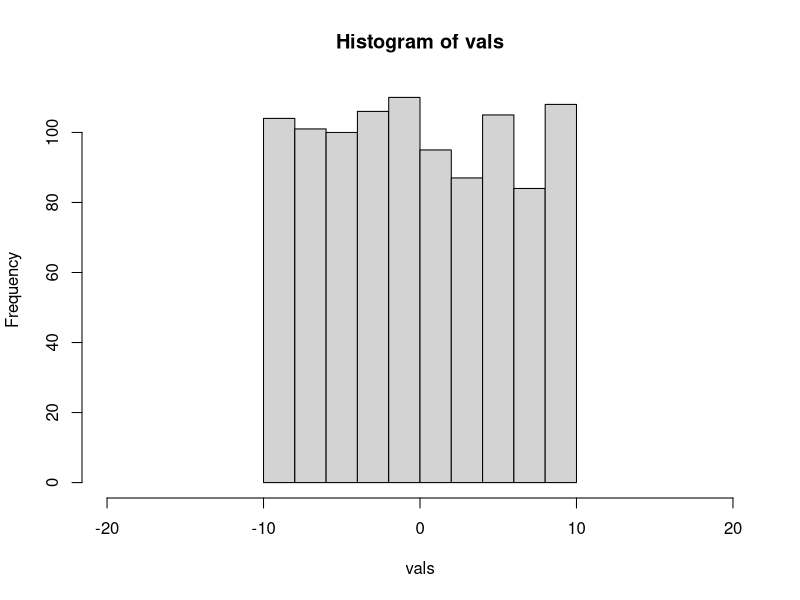
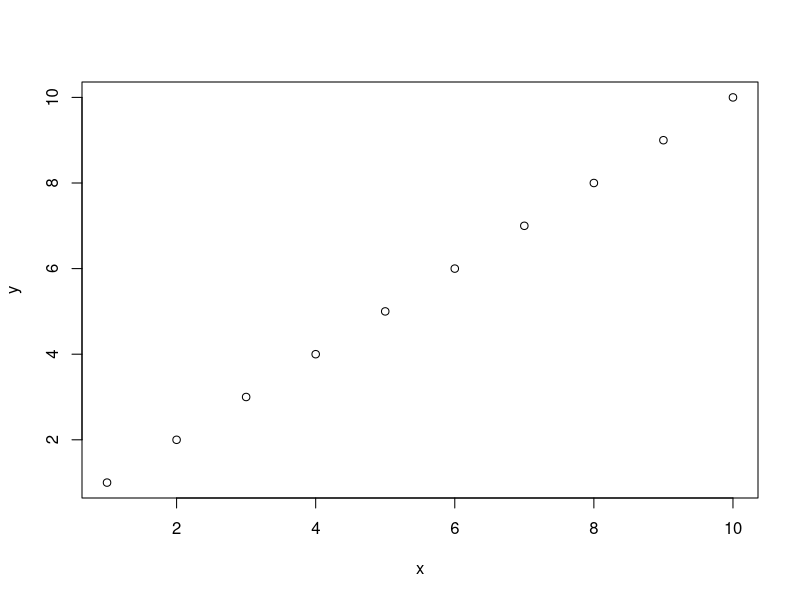
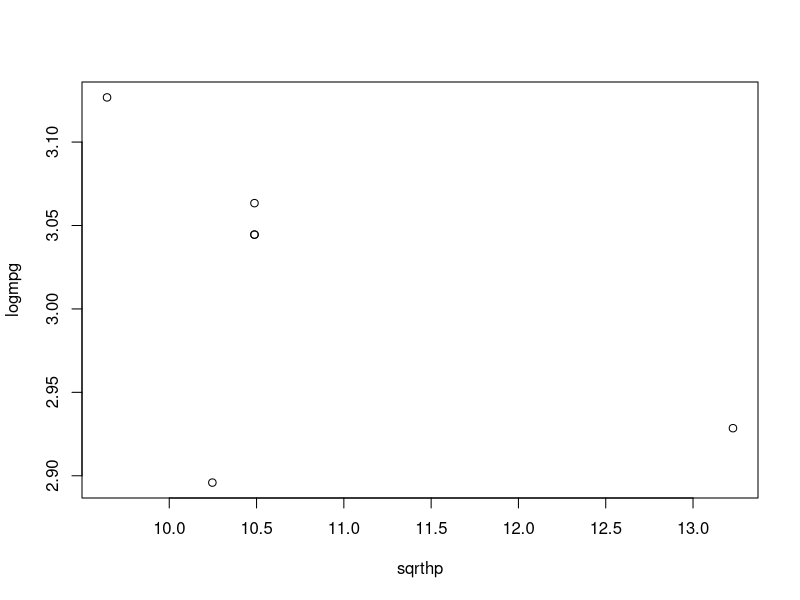
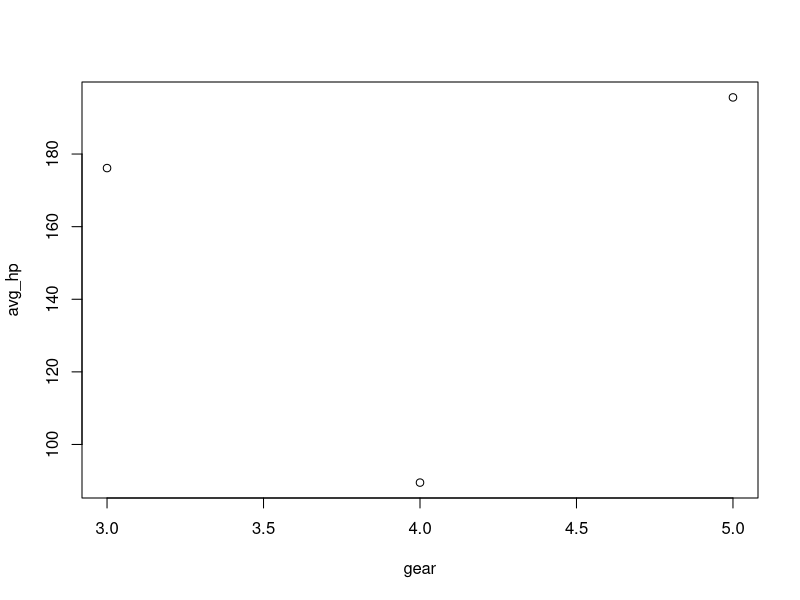
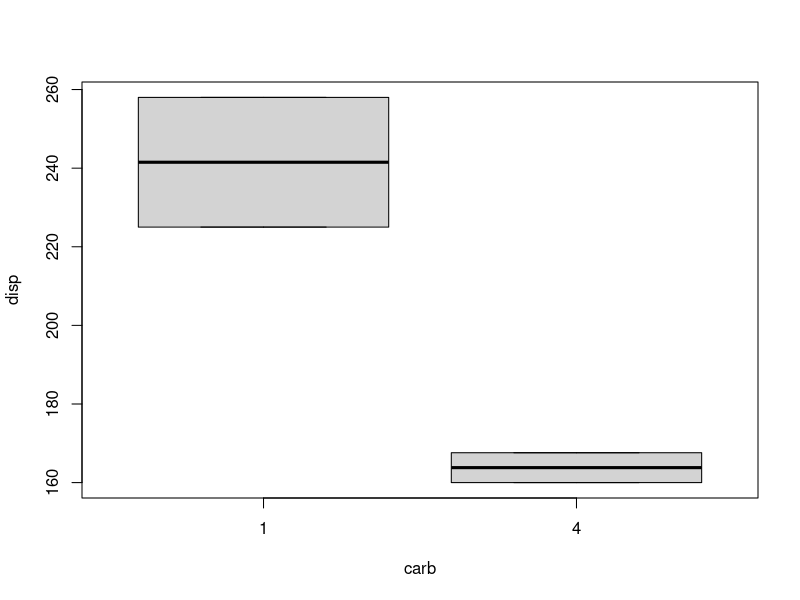

Reproduce these figures in R, in order.
#'---------HEADER---------
#'@title Simulation, Dplyr, and All that
#'@author Nina McDonnell
#'@Date 9/18/20
#'
#'---------PIPES---------------
#pipies

vec<-1:10

#we want log of sqrt of length.  We could do this with many cluttery objects:
len <- length(vec)
sq <- sqrt(len)
log(sq)

#Or ugly nested functions:
log(sqrt(length(vec)))

#neater, but still a hot mess:

log(
  sqrt(
    length(vec)
  )
)

#what if we could do something with plain language? PIPIES! 
#You will need to load library "magrittr" for pipies

library(magrittr)

#pipe for summation. Says "i want to pass 1:10 through function sum()
1:10 %>% sum()

#pipe shorthand is cmd+shift+m on mac
#we want vec of 1:10:
1:10 %>%
  #take its length,
  length() %>%
  #take sqrt length,
  sqrt()  %>%
  #take the log
  log()

#Let’s try a few exercises with pipes.
#1. Use pipes to sum the log of 100:200.
#2. Use pipes to take the square root of the mean of 100 random uniform numbers.
#3. Let’s dive into the guts of R. Using the mtcars data frame, get it’s summary and str that summary. What do you get back?

100:200 %>%
  log()%>%
  sum()

runif(100)%>%
  mean()%>%
  sqrt()

data(mtcars)%>%
  summary(mtcars)%>%
  str(mtcars)

#----------------BASE PLOT-----------
vals <- runif(n=1000, min=-10, max=10)

#histogram
hist(vals, xlim= c(-20, 20))

#scatter plot
my_df <- data.frame(x=1:10, y=1:10)
plot(y~x, data=my_df)

#--------DPLYR---------------
#used for data manipulation and aggregation

library(dplyr)

#mutate- we add a new column to the data!
mtcars2 <- mutate(mtcars, logmpg = log(mpg))
head(mtcars2)

#incorporate pipes!
mtcars2 <- mtcars %>%
  mutate(mtcars, logmpg = log(mpg),
         sqrt_cyl = sqrt(cyl))
head(mtcars2)

#group_by
# I want to add a column that has the average
# mpg for each # of grears...

mtcars_group <- mtcars %>%
  group_by(gear)%>%
  mutate(avg_mpg=mean(mpg))

#^ made a tibble instead of plain data frame- can include additional properties, such as groups!

#to remove groups:
#ALWAYS UNGROUP AFTER YOU MUTATE!!
mtcars_group <- mtcars %>%
  group_by(gear)%>%
  mutate(avg_mpg=mean(mpg))%>%
  ungroup()

View(mtcars_group)

#summarize
#we want to create a defived data set
#lets say we want the avg and sd of mpg by gear and ONLY THAT

mtcars_summary <- mtcars %>%
  group_by(gear)%>%
  summarize(avg_mpg=mean(mpg),
            sd_mpg= sd(mpg))
mtcars_summary
#output is 3x3 table. Summarize ungrouped for us (see console message), but to be safe you could still manually ungroup.

#filter
#remove all data where #cylinders=4
unique(mtcars$cyl) #we start with values of cyl=4

#apply filter...
mtcars_filter <- mtcars %>% 
  filter(cyl !=4) #this is a boolean, so == for true, not just =

unique(mtcars_filter$cyl)
#we can see that there are no longer values of cyl= 4

#the ! and NOT
TRUE
FALSE 
!TRUE #means not true (false)
!FALSE

#select
#only choose certain columns

mtcars %>% 
  select(mpg) %>% 
  head()
#returns ONLY the mpg column

#How about everthing but mpg? Use (- OR !) to get rid of column
mtcars %>% 
  select(!mpg) %>% 
  head()

#Just a few columns
mtcars %>% 
  select(gear, carb, disp) %>% 
  head()

#all columns with an "m" in them...
mtcars %>% 
  select(contains("m")) %>% 
  head()

#you can also reorder columns!

# DPLYR Exercises
#1. Add some columns to mtcars to plot the log of mpg by the 
#square root of hp.

#2. Get the average hp per gear and plot them against each other.

#3. Make a data fame for only 6 cylinder engines with only the 
#disp and carb columns. Create a boxplot of how carb influences disp.
# boxplot()

#1
head(mtcars)
mtcars_logmpg <- mtcars %>%
  mutate(logmpg=log(mpg))%>%
  mutate(sqrthp=sqrt(hp))%>%
  head()

plot(logmpg~sqrthp, data=mtcars_logmpg)

#2
mtcars_hpgear <- mtcars %>%
  group_by(gear)%>%
  summarize(avg_hp=mean(hp))

plot(avg_hp~gear, data=mtcars_hpgear)

#3
mtcars %>% 
  select(cyl, carb, disp) %>% 
  filter(cyl==6)%>% 
  head() %>% 
  boxplot(disp~carb, data=.)

#'---------SIMULATIONS--------
#'Now we're entering a simulated world:
#'Computers are great at doing simulations
#'Functions to do this:
#Base::replicate (the :: means that function comes from that package, packagea

replicate(n=10, sum(1:100))

#purrr:map_dbl (dbl means double)
library(purrr)

map_dbl(1:10, ~sum(1:100)) #needs tilda for complex function. Gives same as the replicate

map_dbl(1:10, ~sum(1:.x)) #1:10 is split into 10 pieces, each called ".x". ".x" is a stand in for each number in the 1:10 sequence
#^it is summing (1:1), then (1:2), then (1:3), etc...

map_df(1:10, ~data.frame(x=.x,
                         y=sum(1:.x)))  #map dataframe

#couple with random number generation to make simulations!!

#Exercises:
#Use replicate() to repeatedly average the numbers 1:10 seven times.
replicate(n=7, mean(1:10))

#Do the same thing with map_dbl() - also what happens if you use other map functions?
map_dbl(1:7, ~mean(1:10))

# Start with a vector:
my_vec <- c(11, 10, 10, 9, 10, 11, 10, 9, 10, 
            12, 9, 11, 8, 11, 11, 10, 11, 10, 
            11, 9)
#Use map_df() to make a data frame that, for the numbers 3 through 15, returns two columns. One is the the average 
#of the element of the vector 1 through the chosen number, the second is the standard deviation.
#e.g. 10.2 for a mean - but the 10 will be .x for you!
map_df(3:15, ~data.frame(m = mean(my_vec[1:.x]),
                         s = sd (my_vec[1:.x])))
